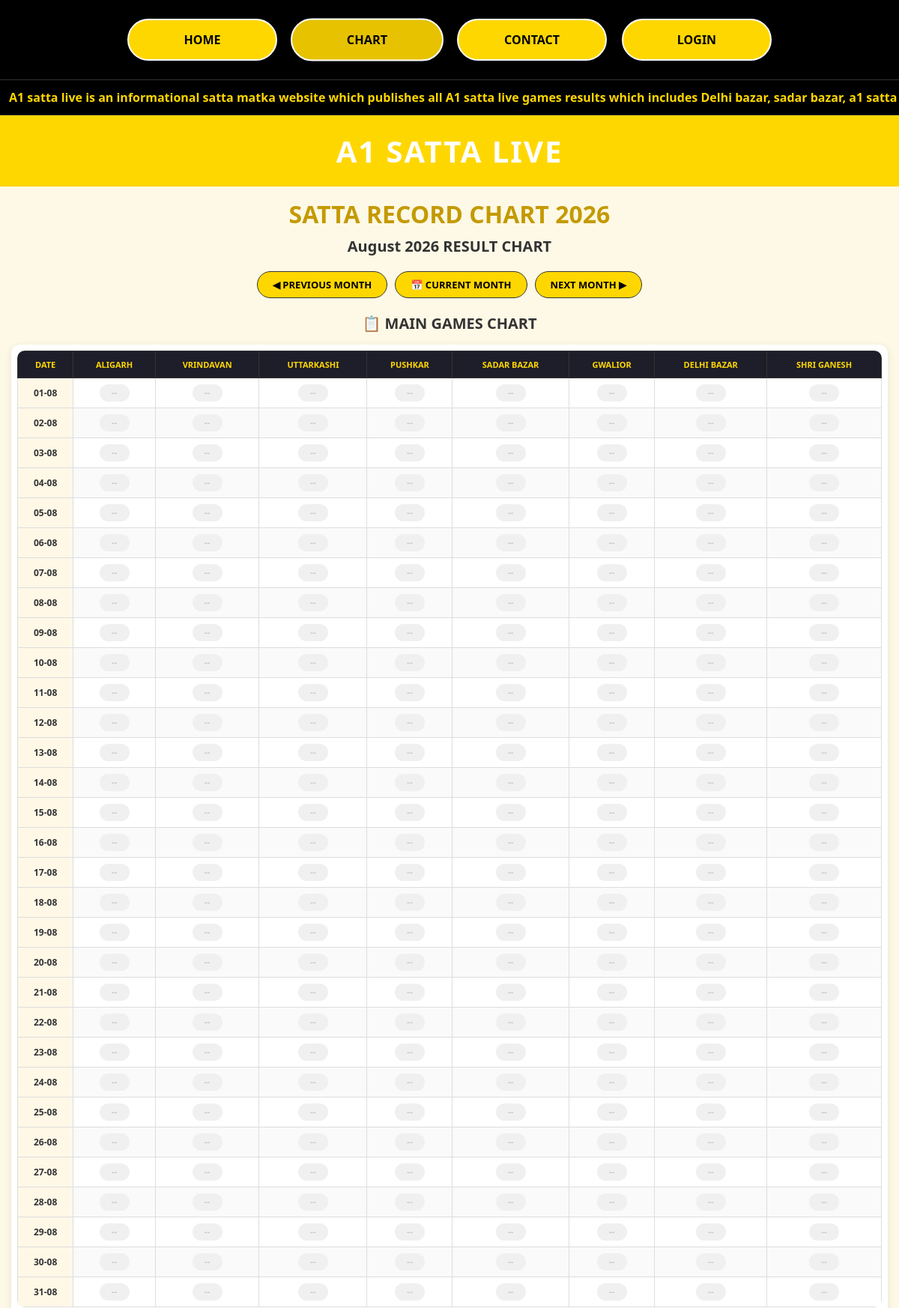
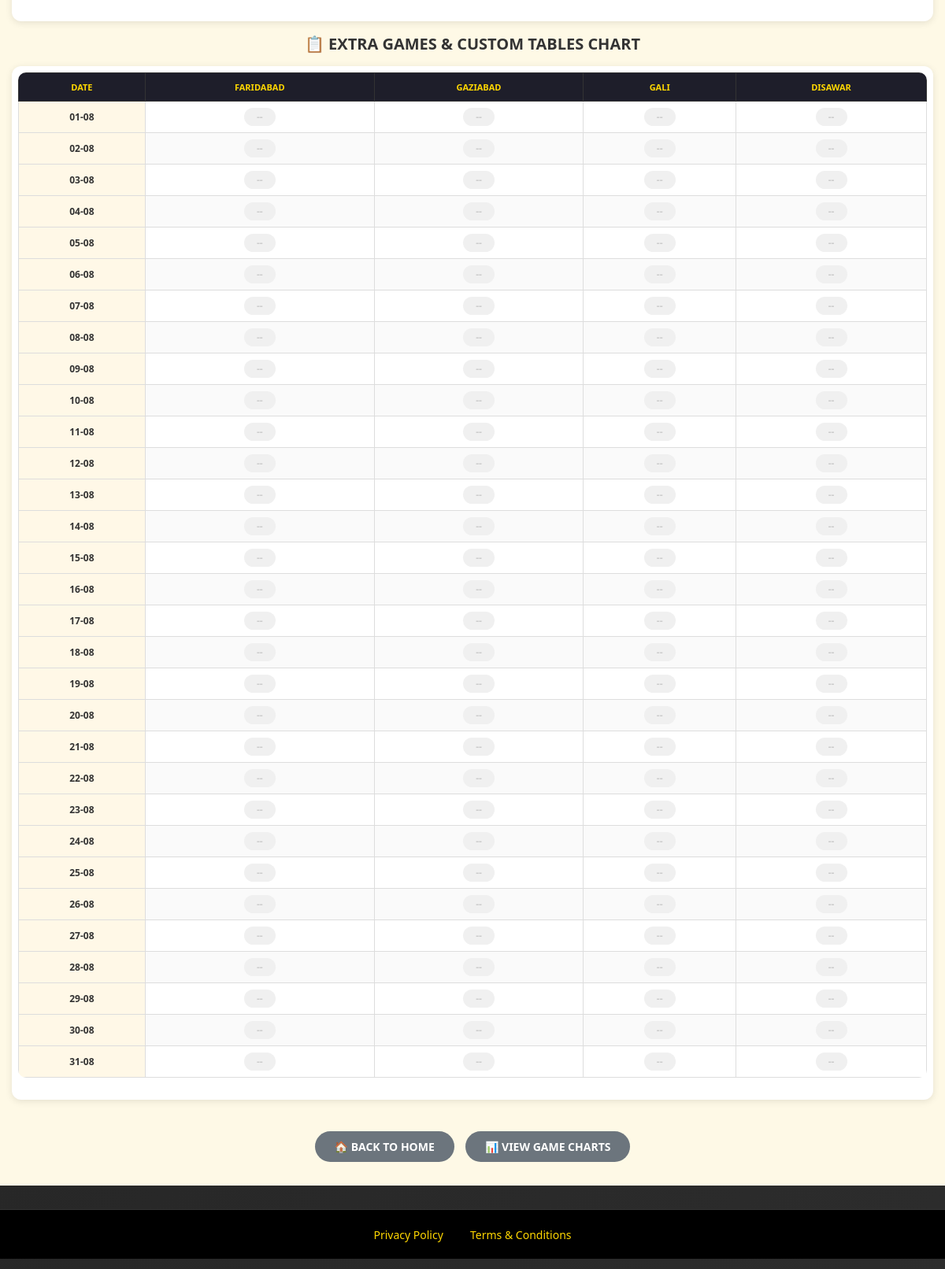
The app's page /chart.php?month=2026-08 (upper part) with its own data (2 pictures, top to bottom).
### tables this page shows
CREATE TABLE `game_results` (
  `id` int NOT NULL AUTO_INCREMENT,
  `game_name` varchar(100) NOT NULL,
  `display_name` varchar(100) NOT NULL,
  `yesterday_result` varchar(10) DEFAULT '--',
  `today_result` varchar(10) DEFAULT 'WAIT',
  `result_time` varchar(20) DEFAULT NULL,
  `time` varchar(20) DEFAULT '--',
  `table_type` enum('table1','table2') DEFAULT 'table1',
  `status` tinyint(1) DEFAULT '1',
  `is_latest` tinyint(1) DEFAULT '0',
  PRIMARY KEY (`id`),
  UNIQUE KEY `game_name` (`game_name`)
);

### chart.php (the view, shortened to what this page needs)
<?php
require_once 'header.php';
$month = isset($_GET['month']) ? $_GET['month'] : date('Y-m');
$month_name = date('F Y', strtotime($month . '-01'));
$year = date('Y', strtotime($month . '-01'));
$month_num = date('m', strtotime($month . '-01'));
$days_in_month = date('t', strtotime($month . '-01'));
$prev_month = date('Y-m', strtotime($month . '-01 -1 month'));
$next_month = date('Y-m', strtotime($month . '-01 +1 month'));
$table1_games = [];
$table2_games = [];
try {
    $stmt = $pdo->query("SELECT * FROM game_results WHERE status = 1 ORDER BY FIELD(game_name, 'pushkar', 'sadar bazar', 'gwalior', 'delhi bazar', 'shri ganesh', 'faridabad', 'gaziabad', 'gali', 'disawar')");
    $regular_games = $stmt->fetchAll(PDO::FETCH_ASSOC);
    foreach ($regular_games as $game) {
        if ($game['table_type'] == 'table2') {
            $table2_games[] = $game;
        } else {
            $table1_games[] = $game;
        }
    }
} catch (PDOException $e) {
    error_log("Error fetching regular games: " . $e->getMessage());
}
$all_dates = [];
for ($day = 1; $day <= $days_in_month; $day++) {
    $date_str = $year . '-' . str_pad($month_num, 2, '0', STR_PAD_LEFT) . '-' . str_pad($day, 2, '0', STR_PAD_LEFT);
    $all_dates[] = $date_str;
}
try {
    $data_lookup = [];
} catch (PDOException $e) {
    $chart_data = [];
    $data_lookup = [];
    $db_error = $e->getMessage();
}
?>
<!DOCTYPE html>
<html lang="en">
<head>
    <link rel="stylesheet" href="./css/chart.css">
</head>
<body>
    <div class="chart-main-container">
        <div class="chart-header">
            <h1>SATTA RECORD CHART <?php echo $year; ?></h1>
            <h5><?php echo $month_name; ?> RESULT CHART</h5>
        </div>
        <div class="month-nav">
            <a href="?month=<?php echo $prev_month; ?>">◀ PREVIOUS MONTH</a>
            <a href="?month=<?php echo date('Y-m'); ?>">📅 CURRENT MONTH</a>
            <a href="?month=<?php echo $next_month; ?>">NEXT MONTH ▶</a>
        </div>
        <?php if (!empty($table1_games)): ?>
            <div class="section-title">📋 MAIN GAMES CHART</div>
            <div class="chart-table-wrapper">
                <table class="chart-table">
                    <thead>
                        <tr>
                            <th>DATE</th>
                            <?php foreach ($table1_games as $game): ?>
                                <th><?php echo htmlspecialchars(strtoupper($game['display_name'] ?? $game['game_name'])); ?>
                                </th>
                            <?php endforeach; ?>
                        </tr>
                    </thead>
                    <tbody>
                        <?php if (!empty($all_dates)): ?>
                            <?php foreach ($all_dates as $date_str):
                                $date_parts = explode('-', $date_str);
                                $display_date = $date_parts[2] . '-' . $date_parts[1];
                                ?>
                                <tr>
                                    <td class="date-col"><strong><?php echo $display_date; ?></strong></td>
                                    <?php foreach ($table1_games as $game):
                                        $result = $data_lookup[$date_str][$game['game_name']] ?? null;
                                        ?>
                                        <td>
                                            <span class="chart-number-box <?php echo !$result ? 'empty' : ''; ?>">
                                                <?php echo $result ? htmlspecialchars($result) : '--'; ?>
                                            </span>
                                        </td>
                                    <?php endforeach; ?>
                                </tr>
                            <?php endforeach; ?>
                        <?php endif; ?>
                    </tbody>
                </table>
            </div>
        <?php endif; ?>
        <?php if (!empty($table2_games)): ?>
            <div class="section-title">📋 EXTRA GAMES & CUSTOM TABLES CHART</div>
            <div class="chart-table-wrapper">
                <table class="chart-table">
                    <thead>
                        <tr>
                            <th>DATE</th>
                            <?php foreach ($table2_games as $game): ?>
                                <th>
                                    <?php
                                    $display_name = strtoupper($game['display_name'] ?? $game['game_name']);
                                    echo htmlspecialchars($display_name);
                                    ?>
                                </th>
                            <?php endforeach; ?>
                        </tr>
                    </thead>
                    <tbody>
                        <?php if (!empty($all_dates)): ?>
                            <?php foreach ($all_dates as $date_str):
                                $date_parts = explode('-', $date_str);
                                $display_date = $date_parts[2] . '-' . $date_parts[1];
                                ?>
                                <tr>
                                    <td class="date-col"><strong><?php echo $display_date; ?></strong></td>
                                    <?php foreach ($table2_games as $game):
                                        $result = $data_lookup[$date_str][$game['game_name']] ?? null;
                                        ?>
                                        <td>
                                            <span class="chart-number-box <?php echo !$result ? 'empty' : ''; ?>">
                                                <?php echo $result ? htmlspecialchars($result) : '--'; ?>
                                            </span>
                                        </td>
                                    <?php endforeach; ?>
                                </tr>
                            <?php endforeach; ?>
                        <?php endif; ?>
                    </tbody>
                </table>
            </div>
        <?php endif; ?>
        <div style="text-align: center; margin: 25px 0 15px;">
            <a href="index.php" class="back-home-btn">🏠 BACK TO HOME</a>
            <a href="game.php?game=disawar" class="back-home-btn" style="margin-left: 10px;">📊 VIEW GAME CHARTS</a>
        </div>
    </div>
    <div class="footer">
        <a href="/privacy-policy">Privacy Policy</a>
        <a href="/terms-and-conditions">Terms & Conditions</a>
    </div>
</body>
</html>
<?php include 'footer.php'; ?>

### css/header.css (style rules this page uses)
* { margin: 0; padding: 0; box-sizing: border-box; font-family: "Segoe UI", Arial, sans-serif; }
body { background: #000; }
table { width: 100%; border-collapse: collapse; background: #fff; border-radius: 16px; overflow: hidden; margin-bottom: 20px; }
th { background: #000; color: #ffd700; padding: 20px; font-size: 24px; border: 1px solid #333; }
td { border: 1px solid #ccc; text-align: center; padding: 20px; font-size: 24px; font-weight: bold; }
.footer { background: #000; text-align: center; padding: 30px; border-top: 1px solid #333; }
.footer a { color: #ffd700; text-decoration: none; margin: 0 15px; font-size: 14px; }

### css/chart.css (style rules this page uses)
* { margin: 0; padding: 0; box-sizing: border-box; }
body { font-family: Arial, sans-serif; background: linear-gradient(135deg, #1a1a1a, #2d2d2d); color: #fff; min-height: 100vh; }
.chart-main-container { max-width: 1400px; margin: 0 auto; padding: 15px; background: #fef9e6; }
.chart-header { text-align: center; margin-bottom: 20px; }
.chart-header h1 { color: #c49a00; font-size: clamp(22px, 4vw, 32px); margin-bottom: 5px; }
.chart-header h5 { font-size: clamp(16px, 3vw, 20px); color: #333; margin: 8px 0; }
.month-nav { text-align: center; margin: 20px 0; display: flex; justify-content: center; gap: 10px; flex-wrap: wrap; }
.month-nav a { background: #ffd700; padding: 8px 20px; text-decoration: none; color: #000; border-radius: 30px; font-weight: bold; font-size: 13px; transition: 0.3s; border: 1px solid #333; white-space: nowrap; }
.chart-table-wrapper { overflow-x: auto; -webkit-overflow-scrolling: touch; margin: 15px 0; background: #fff; border-radius: 12px; padding: 8px; box-shadow: 0 2px 10px rgba(0, 0, 0, 0.1); }
.chart-table { width: 100%; border-collapse: collapse; background: #fff; border-radius: 10px; overflow: hidden; min-width: 700px; }
.chart-table th { background: #1e1e2a; color: #ffd700; padding: 10px 6px; font-size: 11px; font-weight: bold; text-align: center; border: 1px solid #333; white-space: nowrap; position: sticky; top: 0; z-index: 1; }
.chart-table th:first-child { position: sticky; left: 0; z-index: 2; background: #1e1e2a; }
.chart-table td { border: 1px solid #ddd; padding: 8px 5px; text-align: center; font-size: 12px; color: #333; }
.chart-table tbody tr:nth-child(even) { background: #fafafa; }
.date-col { background: #fff8e7; font-weight: bold; color: #c49a00; white-space: nowrap; position: sticky; left: 0; z-index: 1; }
.chart-number-box { background: #1e1e2a; display: inline-block; padding: 3px 10px; border-radius: 15px; color: #ffd966; font-weight: bold; font-size: 12px; min-width: 40px; }
.chart-number-box.empty { background: #f0f0f0; color: #ccc; }
.section-title { color: #333; margin: 15px 0 10px; text-align: center; font-size: clamp(16px, 3vw, 20px); font-weight: bold; }
.back-home-btn { display: inline-block; margin-top: 15px; background: #6c757d; color: white; padding: 10px 25px; text-decoration: none; border-radius: 30px; font-weight: bold; transition: 0.3s; font-size: 14px; }
.footer { background: #000; text-align: center; padding: 20px; border-top: 1px solid #333; margin-top: 30px; }
.footer a { color: #ffd700; text-decoration: none; margin: 0 15px; font-size: 14px; }

### records on screen
game_results: display_name "ALIGARH"
game_results: display_name "VRINDAVAN"
game_results: display_name "UTTARKASHI"
game_results: display_name "PUSHKAR"
game_results: display_name "SADAR BAZAR"
game_results: display_name "GWALIOR"
game_results: display_name "DELHI BAZAR"
game_results: display_name "SHRI GANESH"
game_results: display_name "FARIDABAD"
game_results: display_name "GAZIABAD"
game_results: display_name "GALI"
game_results: display_name "DISAWAR"

### other values on screen
$year "2026"
$month_name "August 2026"
$display_date "01-08"
$display_date "02-08"
$display_date "03-08"
$display_date "04-08"
$display_date "05-08"
$display_date "06-08"
$display_date "07-08"
$display_date "08-08"
$display_date "09-08"
$display_date "10-08"
$display_date "11-08"
$display_date "12-08"
$display_date "13-08"
